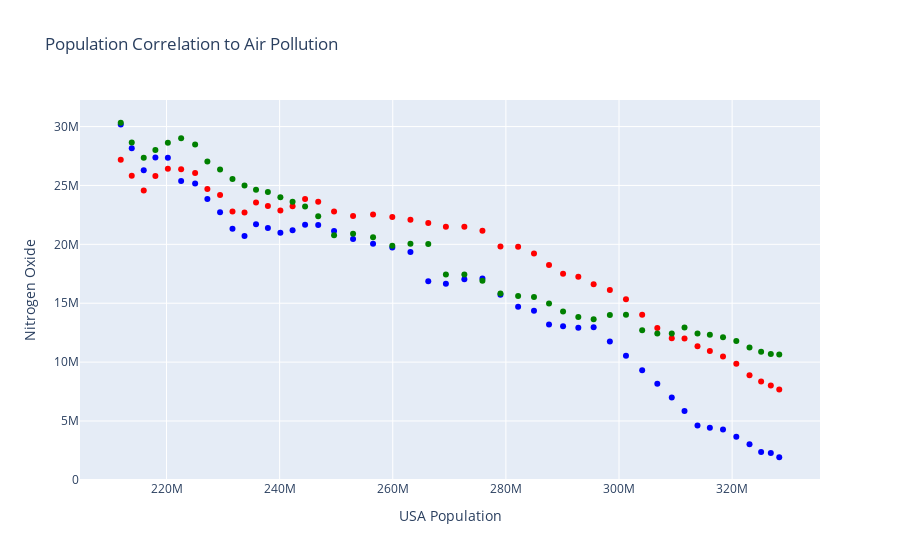

This figure's notebook cell:
### Code cell
fig1 = px.scatter(final_usa_df, x='USA Population', y='Nitrogen Oxide', color_discrete_sequence=['red'], title='Population Correlation to Air Pollution')
labels={'USA Population': 'Population', 'Nitrogen Oxide': 'Nitrogen Oxide'}
fig1.data[0].name = 'Nitrogen Oxide'

fig2 = px.scatter(final_usa_df, x='USA Population', y='Sulphur Dioxide', color_discrete_sequence=['blue'])
labels={'USA Population': 'Population', 'Sulphur Dioxide': 'Sulphur Dioxide'}
fig2.data[0].name = 'Sulphur Dioxide'

fig3 = px.scatter(final_usa_df, x='USA Population', y='NMVOCs', color_discrete_sequence=['green'])
labels={'USA Population': 'Population', 'NMVOCs': 'NMVOCs'}
fig3.data[0].name = 'NMVOCs'

fig8 = go.Figure(data=fig1.data + fig2.data + fig3.data)
all_fig = go.Figure(data=fig1.data + fig2.data + fig3.data, layout = fig1.layout)
all_fig.show()
